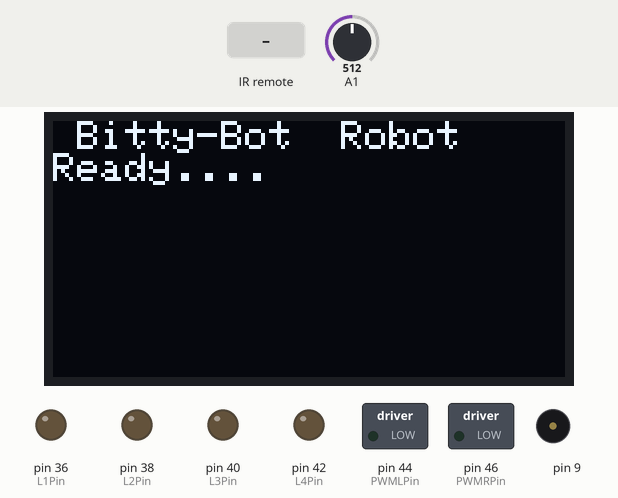
Recording of a sketch running on a simulated Arduino Mega 2560, built with avr-gcc and run on an emulated ATmega2560. Shown: 128×64 one-colour display, switched loads named in the sketch (green lamp = pin HIGH), output pins drawn as LEDs (lit = HIGH), buzzer (waves = sounding). The inputs (shaded band) are chosen by the test bench; at power-on: A1 = 512. What the sketch prints to the serial monitor is not drawn.

Above: at 2.1 s.
At 5.7 s:
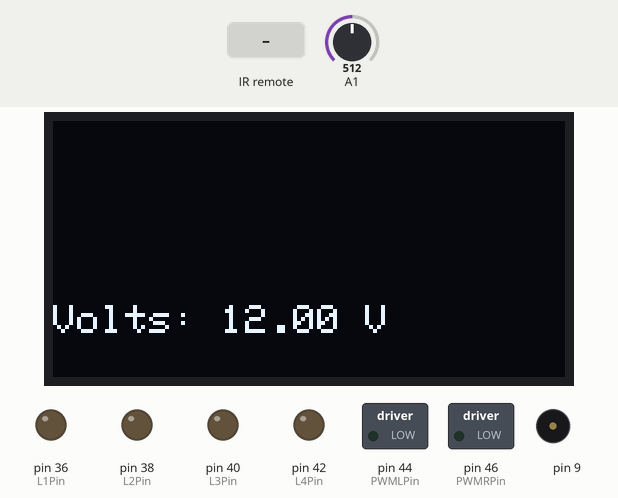
5.8 s: A1 set to 523
10.8 s: A1 set to 539
15.8 s: infrared code 0x962814CA received
At 17.2 s:
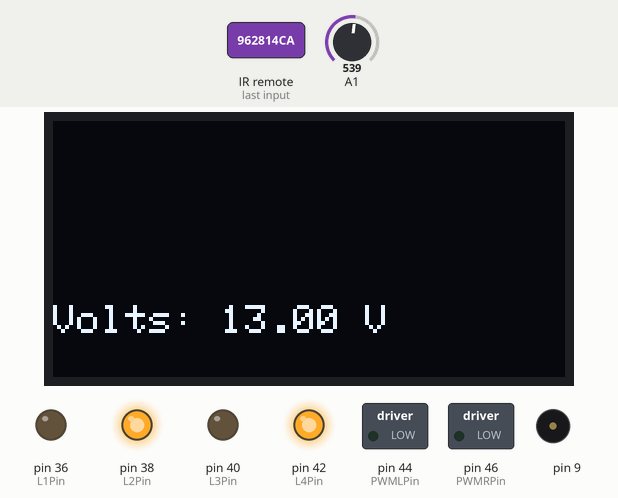
18.9 s: infrared code 0x5990708A received
At 19.8 s:
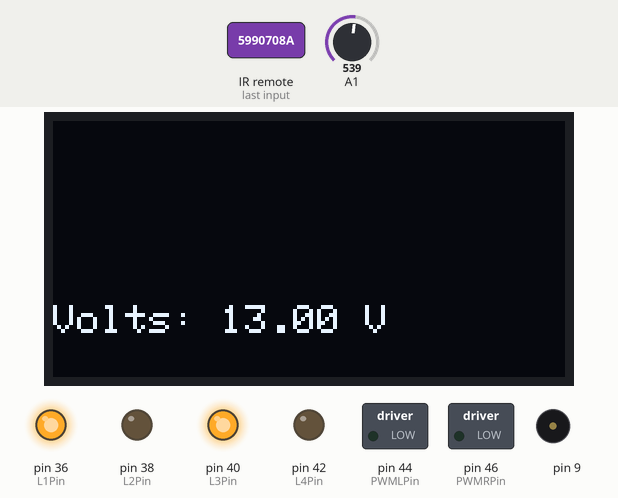
22.1 s: infrared code 0xB012615A received
At 23.3 s:
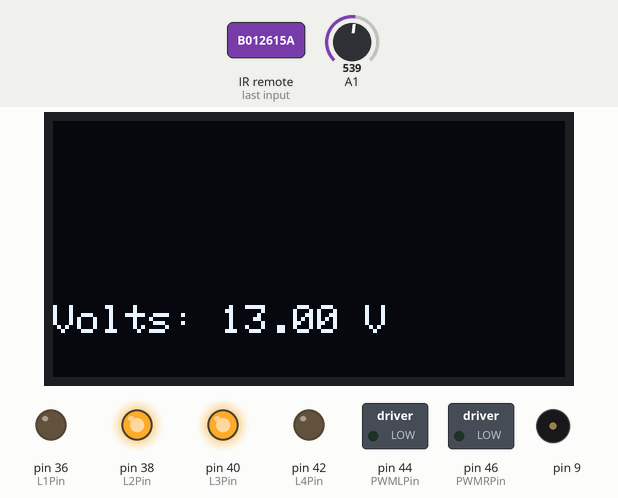
25.2 s: infrared code 0xB2CC429A received
At 26.7 s:
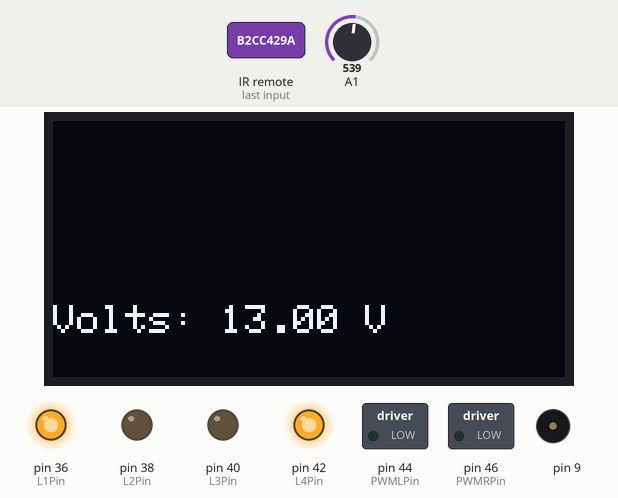
Timing chart, 0 to 29.4 s (numbered marks = the images above; inputs shaded):
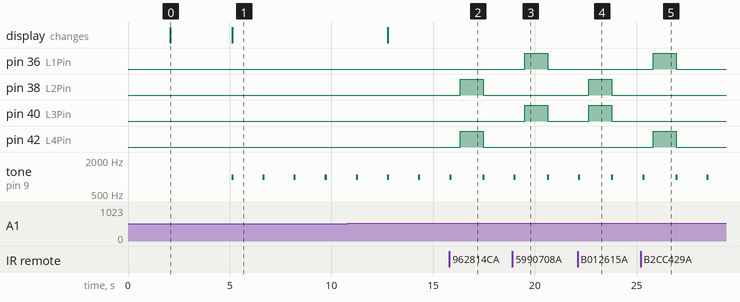

Measured:
- after the input at 15.8 s, pin 38 (L2Pin), pin 42 (L4Pin): LOW → HIGH after 0.54 s, → LOW 1.1 s later
- after the input at 18.9 s, pin 36 (L1Pin), pin 40 (L3Pin): LOW → HIGH after 0.60 s, → LOW 1.1 s later
- after the input at 22.1 s, pin 38 (L2Pin), pin 40 (L3Pin): LOW → HIGH after 0.56 s, → LOW 1.1 s later
- after the input at 25.2 s, pin 36 (L1Pin), pin 42 (L4Pin): LOW → HIGH after 0.62 s, → LOW 1.1 s later
- by itself, tone on pin 9: alternates 1000 Hz for 0.10 s and silent for 1.4 s
- what the display in image 0 shows lasts 3.0 s, from 2.1 s to 5.1 s

The sketch:

IR_Remote_Drive.ino
```cpp
// Motor Controls Link to Original Article
// Automation Technology Club
// Motor Controls
// Free to use as you see if - Pin Numbering by Grand Poobah
// Subroutines Aug 18 - LeRoy Miller
// additions will be added for speed correction of wheels

const int PWMLPin = 44; //	Enable PWM Left Motor
const int PWMRPin = 46; //	Enable PWM Right Motor
const int L1Pin = 36; // 	L1 = Left Motor Lead 1
const int L2Pin = 38; // 	L2 = Left Motor Lead 2
const int L3Pin = 40; // 	L3 = Right Motor Lead 1
const int L4Pin = 42; // 	L4 = Right Motor Lead 2
const int LEDPin = 13; // LED
const int MaxSpeed = 255; //not yet used, this will be the max speed your motors can drive at (max PWM) and will be used to help correct for differences in motors
const int CorrectLeft = 0; //to be added later, this will attempt to correct for any motor differances in going forward/backward
const int CorrectRight = 0; //to be added later, this will attempt to correct for any motor differances in going forward/backward
int speed;

/* FUNCTION CALL USES
lefttight();  //turn in place to the left
righttight(); //turn in place to the right
left();   //turn left going forward
leftb();  //turn left going backward
allstop(); //stop all motors and pwm, small delay for everything to catch up
right(); //turn right going forward
rightb(); //turn right going backward
forward(); //move the robot forward
backward(); // move the robot backward
circleleft(100); //make a left hand circle X number of times
circleright(100); //make a right hand circle  X number of times
*/

//Sept 8 - Added Voltage Sensor with Shut off at 6.2volts

int val11; //for voltage sensor
int val2; //for voltage sensor
float volts; //for voltage sensor

//Sept 8 - Added OLED Screen for Display information
//Needed for OLED
#include <SPI.h>
#include <Wire.h>
#include <Adafruit_GFX.h>
#include <Adafruit_SSD1306.h>

#define OLED_RESET 4
Adafruit_SSD1306 display(OLED_RESET);

//Added IR Remote Control Sep 5 2015 - LeRoy Miller

//IR Reciever is hooked to Pin 24 - this may or may not change

#include "IRremote.h"

int receiver = 24;
IRrecv irrecv(receiver);
decode_results results;

/* CODES For My Remote - Yours probably will be different (unless you are using a Make:IT Robotics Remote IR Controller that looks like a "Wing")

up    2519209162 -HEX 0x962814CA FORWARD
down  1502638218 -HEX 0x5990708A BACKWARD
left  2999730842 -HEX 0xB2CC429A LEFT TIGHT
right 2953994586 -HEX 0xB012615A RIGHT TIGHT

sw7 2054033594 - HEX 0x7A6E10BA  ALLSTOP
sw8 2534555274 - HEX 0x97123E8A  Not Yet Used
sw5 2368359343 - HEX 0x8D2A4BAF  Not Yet Used
sw6 472047109  - HEX 0x1C22DE05  Not Yet Used This code looks too short (if so HEX will be wrong too)
*/


void setup()
{
Serial.begin(9600);
pinMode (L1Pin, OUTPUT);
pinMode (L2Pin, OUTPUT);
pinMode (L3Pin, OUTPUT);
pinMode (L4Pin, OUTPUT);
pinMode (PWMLPin, OUTPUT);
pinMode (PWMRPin, OUTPUT);

display.begin(SSD1306_SWITCHCAPVCC, 0x3C);
display.clearDisplay();
display.setTextSize(1);
display.setTextColor(WHITE);
display.setCursor(0,0);
display.println(" Bitty-Bot  Robot");
display.println("Startup...");
display.display();
delay(2000);
//display.clearDisplay();
display.setCursor(0,8);
display.setTextColor(BLACK);
display.println("Startup...");
display.setCursor(0,8);
display.setTextColor(WHITE);
display.println("Ready....");
display.display();
delay(2000);
display.clearDisplay();

irrecv.enableIRIn(); //start the receiver

}

void loop()
{

display.setTextColor(BLACK);
display.setCursor(0,46);
display.print("Volts: ");
display.print(volts);
display.print(" V");
volts = checkvoltage();
display.setTextColor(WHITE);
display.setCursor(0,46);
display.print("Volts: ");
display.print(volts);
display.print(" V");
display.display();
allstop();

if (irrecv.decode(&results)) {
	translateIR();
	irrecv.resume();
}
}

void translateIR() {

switch(results.value) {

case 0x962814CA:
//up = forward
forward();
delay(100);
Serial.println("Forward");
break;

case 0x5990708A:
//down = backward
backward();
delay(100);
Serial.println("Backward");
break;

case 0xB012615A:
//right = tight right turn
righttight();
Serial.println("TightRight");
delay(100);
break;

case 0xB2CC429A:
//left = tight left turn
lefttight();
delay(100);
Serial.println("TightLeft");
break;

case 0x7A6E10BA:
//sw7 - All Stop
allstop();
delay(500);
break;

/*case 16197847:
//Yellow Button left backup turn
leftb();
delay(50);
break;

case 16214167:
//purplish/pink right backup turn
rightb();
delay(50);
break;

case 3556612737:
//red not marked - left turn (not tight)
left();
delay(50);
break;

case 16208047:
//blue dark not marked - right turn (not tight)
right();
delay(50);
break;

default:
break;
*/

}
}

void lefttight() {
	digitalWrite (L1Pin, 1);
	digitalWrite (L2Pin, 0);
	analogWrite (PWMLPin, speed);
	digitalWrite (L3Pin, 0);
	digitalWrite (L4Pin, 1);
	analogWrite (PWMRPin, speed);
}

void left() {
	digitalWrite (L1Pin, 0);
	digitalWrite (L2Pin, 0);
	digitalWrite (L3Pin, 0);
	digitalWrite (L4Pin, 1);
	analogWrite(PWMLPin, 0);
	analogWrite(PWMRPin, speed);

}

void right() {
	digitalWrite (L1Pin, 0);
	digitalWrite (L2Pin, 1);
	digitalWrite (L3Pin, 0);
	digitalWrite (L4Pin, 0);
	analogWrite(PWMLPin, speed);
	analogWrite(PWMRPin, 0);
}

void leftb() {
	digitalWrite (L1Pin, 0);
	digitalWrite (L2Pin, 0);
	digitalWrite (L3Pin, 1);
	digitalWrite (L4Pin, 0);
	analogWrite(PWMLPin, 0);
	analogWrite(PWMRPin, speed);
}

void rightb() {
	digitalWrite (L1Pin, 1);
	digitalWrite (L2Pin, 0);
	digitalWrite (L3Pin, 0);
	digitalWrite (L4Pin, 0);
	analogWrite(PWMLPin, speed);
	analogWrite(PWMRPin, 0);
}
int righttight() {
	digitalWrite(L1Pin, 0);
	digitalWrite(L2Pin, 1);
	analogWrite (PWMLPin, speed);
	digitalWrite(L3Pin, 1);
	digitalWrite(L4Pin, 0);
	analogWrite(PWMRPin, speed);
}

int backward() {
	digitalWrite(L1Pin, 1);
	digitalWrite(L2Pin, 0);
	digitalWrite(L3Pin, 1);
	digitalWrite(L4Pin, 0);
	analogWrite(PWMLPin, speed);
	analogWrite(PWMRPin, speed);
}

int forward() {
	digitalWrite(L1Pin, 0);
	digitalWrite(L2Pin, 1);
	digitalWrite(L3Pin, 0);
	digitalWrite(L4Pin, 1);
	analogWrite(PWMLPin, speed);
	analogWrite(PWMRPin, speed);

}

int allstop() {
	digitalWrite(L1Pin, 0);
	digitalWrite(L2Pin, 0);
	digitalWrite(L3Pin, 0);
	digitalWrite(L4Pin, 0);
	analogWrite(PWMLPin, 0);
	analogWrite(PWMRPin, 0);
delay(500);

}

int circleleft(int count) {
	for (int i=0; i<=count; i++) {
		left();
	delay(250);
	}
	allstop();
}

int circleright(int count) {
	for (int i=0; i<=count; i++) {
		right();
		delay(250);
	}
	allstop();
}

int checkvoltage() {
float temp;
val11=analogRead(1);
temp=(val11/4.092)/10;
val11=(int)temp * 10;//
val2=((val11%100)/10);
Serial.print("Raw Reading: ");
Serial.println(temp);
Serial.println("Corrected Reading: ");
Serial.println(val2);
delay(1000);

if (temp <= 7.5 || temp >=6.3) {
	Serial.println("Very Low Voltage");
	tone(9, 1000, 100);
}

if (temp <= 6.3) {
	Serial.println("Voltage Crital");
	sos();
}
return (temp);
}

int sos() {

	for (int xx=0; xx<3; xx++) {
		tone(9, 440, 100);
		delay(200);
		noTone(9);
	}
	for (int xx=0; xx<3; xx++){
		tone(9, 440, 300);
		delay(400);
		noTone(9);
	}
	for (int xx=0; xx<3; xx++) {
		tone(9, 440, 100);
		delay(200);
		noTone(9);
	}
	delay(1000);
	sos();
}
```
